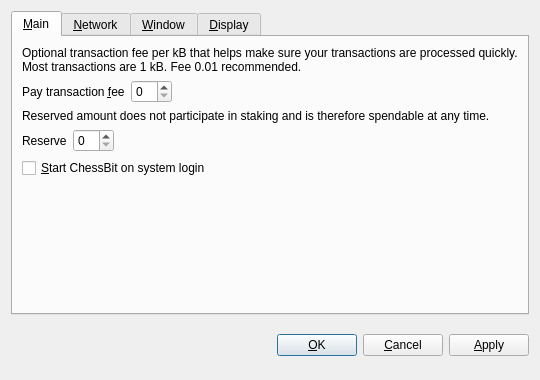
<?xml version="1.0" encoding="UTF-8"?>
<ui version="4.0">
 <class>OptionsDialog</class>
 <widget class="QDialog" name="OptionsDialog">
  <property name="geometry">
   <rect>
    <x>0</x>
    <y>0</y>
    <width>540</width>
    <height>380</height>
   </rect>
  </property>
  <property name="windowTitle">
   <string>Options</string>
  </property>
  <property name="modal">
   <bool>true</bool>
  </property>
  <layout class="QVBoxLayout" name="verticalLayout">
   <item>
    <widget class="QTabWidget" name="tabWidget">
     <property name="tabPosition">
      <enum>QTabWidget::North</enum>
     </property>
     <property name="currentIndex">
      <number>0</number>
     </property>
     <widget class="QWidget" name="tabMain">
      <attribute name="title">
       <string>&amp;Main</string>
      </attribute>
      <layout class="QVBoxLayout" name="verticalLayout_Main">
       <item>
        <widget class="QLabel" name="transactionFeeInfoLabel">
         <property name="text">
          <string>Optional transaction fee per kB that helps make sure your transactions are processed quickly. Most transactions are 1 kB. Fee 0.01 recommended.</string>
         </property>
         <property name="textFormat">
          <enum>Qt::PlainText</enum>
         </property>
         <property name="wordWrap">
          <bool>true</bool>
         </property>
        </widget>
       </item>
       <item>
        <layout class="QHBoxLayout" name="horizontalLayoutFee">
         <item>
          <widget class="QLabel" name="transactionFeeLabel">
           <property name="text">
            <string>Pay transaction &amp;fee</string>
           </property>
           <property name="textFormat">
            <enum>Qt::PlainText</enum>
           </property>
           <property name="buddy">
            <cstring>transactionFee</cstring>
           </property>
          </widget>
         </item>
         <item>
          <widget class="BitcoinAmountField" name="transactionFee"/>
         </item>
         <item>
          <spacer name="horizontalSpacerFee">
           <property name="orientation">
            <enum>Qt::Horizontal</enum>
           </property>
           <property name="sizeHint" stdset="0">
            <size>
             <width>40</width>
             <height>20</height>
            </size>
           </property>
          </spacer>
         </item>
        </layout>
       </item>
       <item>
        <widget class="QLabel" name="reserveBalanceInfoLabel">
         <property name="text">
          <string>Reserved amount does not participate in staking and is therefore spendable at any time.</string>
         </property>
         <property name="textFormat">
          <enum>Qt::PlainText</enum>
         </property>
         <property name="wordWrap">
          <bool>true</bool>
         </property>
        </widget>
       </item>
       <item>
        <layout class="QHBoxLayout" name="horizontalLayoutReserveBalance">
         <item>
          <widget class="QLabel" name="reserveBalanceLabel">
           <property name="text">
            <string>Reserve</string>
           </property>
           <property name="textFormat">
            <enum>Qt::PlainText</enum>
           </property>
           <property name="buddy">
            <cstring>reserveBalance</cstring>
           </property>
          </widget>
         </item>
         <item>
          <widget class="BitcoinAmountField" name="reserveBalance"/>
         </item>
         <item>
          <spacer name="horizontalSpacerReserveBalance">
           <property name="orientation">
            <enum>Qt::Horizontal</enum>
           </property>
           <property name="sizeHint" stdset="0">
            <size>
             <width>40</width>
             <height>20</height>
            </size>
           </property>
          </spacer>
         </item>
        </layout>
       </item>
       <item>
        <widget class="QCheckBox" name="bitcoinAtStartup">
         <property name="toolTip">
          <string>Automatically start ChessBit after logging in to the system.</string>
         </property>
         <property name="text">
          <string>&amp;Start ChessBit on system login</string>
         </property>
        </widget>
       </item>
       <item>
        <spacer name="verticalSpacer_Main">
         <property name="orientation">
          <enum>Qt::Vertical</enum>
         </property>
         <property name="sizeHint" stdset="0">
          <size>
           <width>20</width>
           <height>40</height>
          </size>
         </property>
        </spacer>
       </item>
      </layout>
     </widget>
     <widget class="QWidget" name="tabNetwork">
      <attribute name="title">
       <string>&amp;Network</string>
      </attribute>
      <layout class="QVBoxLayout" name="verticalLayout_Network">
       <item>
        <widget class="QCheckBox" name="mapPortUpnp">
         <property name="toolTip">
          <string>Automatically open the ChessBit client port on the router. This only works when your router supports UPnP and it is enabled.</string>
         </property>
         <property name="text">
          <string>Map port using &amp;UPnP</string>
         </property>
        </widget>
       </item>
       <item>
        <widget class="QCheckBox" name="connectSocks">
         <property name="toolTip">
          <string>Connect to the ChessBit network through a SOCKS proxy (e.g. when connecting through Tor).</string>
         </property>
         <property name="text">
          <string>&amp;Connect through SOCKS proxy:</string>
         </property>
        </widget>
       </item>
       <item>
        <layout class="QHBoxLayout" name="horizontalLayout_Network">
         <item>
          <widget class="QLabel" name="proxyIpLabel">
           <property name="text">
            <string>Proxy &amp;IP:</string>
           </property>
           <property name="textFormat">
            <enum>Qt::PlainText</enum>
           </property>
           <property name="buddy">
            <cstring>proxyIp</cstring>
           </property>
          </widget>
         </item>
         <item>
          <widget class="QValidatedLineEdit" name="proxyIp">
           <property name="maximumSize">
            <size>
             <width>140</width>
             <height>16777215</height>
            </size>
           </property>
           <property name="toolTip">
            <string>IP address of the proxy (e.g. 127.0.0.1)</string>
           </property>
          </widget>
         </item>
         <item>
          <widget class="QLabel" name="proxyPortLabel">
           <property name="text">
            <string>&amp;Port:</string>
           </property>
           <property name="textFormat">
            <enum>Qt::PlainText</enum>
           </property>
           <property name="buddy">
            <cstring>proxyPort</cstring>
           </property>
          </widget>
         </item>
         <item>
          <widget class="QLineEdit" name="proxyPort">
           <property name="maximumSize">
            <size>
             <width>55</width>
             <height>16777215</height>
            </size>
           </property>
           <property name="toolTip">
            <string>Port of the proxy (e.g. 9050)</string>
           </property>
          </widget>
         </item>
         <item>
          <widget class="QLabel" name="socksVersionLabel">
           <property name="text">
            <string>SOCKS &amp;Version:</string>
           </property>
           <property name="textFormat">
            <enum>Qt::PlainText</enum>
           </property>
           <property name="buddy">
            <cstring>socksVersion</cstring>
           </property>
          </widget>
         </item>
         <item>
          <widget class="QValueComboBox" name="socksVersion">
           <property name="toolTip">
            <string>SOCKS version of the proxy (e.g. 5)</string>
           </property>
          </widget>
         </item>
         <item>
          <spacer name="horizontalSpacer_Network">
           <property name="orientation">
            <enum>Qt::Horizontal</enum>
           </property>
           <property name="sizeHint" stdset="0">
            <size>
             <width>40</width>
             <height>20</height>
            </size>
           </property>
          </spacer>
         </item>
        </layout>
       </item>
       <item>
        <spacer name="verticalSpacer_Network">
         <property name="orientation">
          <enum>Qt::Vertical</enum>
         </property>
         <property name="sizeHint" stdset="0">
          <size>
           <width>20</width>
           <height>40</height>
          </size>
         </property>
        </spacer>
       </item>
      </layout>
     </widget>
     <widget class="QWidget" name="tabWindow">
      <attribute name="title">
       <string>&amp;Window</string>
      </attribute>
      <layout class="QVBoxLayout" name="verticalLayout_Window">
       <item>
        <widget class="QCheckBox" name="minimizeToTray">
         <property name="toolTip">
          <string>Show only a tray icon after minimizing the window.</string>
         </property>
         <property name="text">
          <string>&amp;Minimize to the tray instead of the taskbar</string>
         </property>
        </widget>
       </item>
       <item>
        <widget class="QCheckBox" name="minimizeOnClose">
         <property name="toolTip">
          <string>Minimize instead of exit the application when the window is closed. When this option is enabled, the application will be closed only after selecting Quit in the menu.</string>
         </property>
         <property name="text">
          <string>M&amp;inimize on close</string>
         </property>
        </widget>
       </item>
       <item>
        <spacer name="verticalSpacer_Window">
         <property name="orientation">
          <enum>Qt::Vertical</enum>
         </property>
         <property name="sizeHint" stdset="0">
          <size>
           <width>20</width>
           <height>40</height>
          </size>
         </property>
        </spacer>
       </item>
      </layout>
     </widget>
     <widget class="QWidget" name="tabDisplay">
      <attribute name="title">
       <string>&amp;Display</string>
      </attribute>
      <layout class="QVBoxLayout" name="verticalLayout_Display">
       <item>
        <layout class="QHBoxLayout" name="horizontalLayout_1_Display">
         <item>
          <widget class="QLabel" name="langLabel">
           <property name="text">
            <string>User Interface &amp;language:</string>
           </property>
           <property name="textFormat">
            <enum>Qt::PlainText</enum>
           </property>
           <property name="buddy">
            <cstring>lang</cstring>
           </property>
          </widget>
         </item>
         <item>
          <widget class="QValueComboBox" name="lang">
           <property name="toolTip">
            <string>The user interface language can be set here. This setting will take effect after restarting ChessBit.</string>
           </property>
          </widget>
         </item>
        </layout>
       </item>
       <item>
        <layout class="QHBoxLayout" name="horizontalLayout_2_Display">
         <item>
          <widget class="QLabel" name="unitLabel">
           <property name="text">
            <string>&amp;Unit to show amounts in:</string>
           </property>
           <property name="textFormat">
            <enum>Qt::PlainText</enum>
           </property>
           <property name="buddy">
            <cstring>unit</cstring>
           </property>
          </widget>
         </item>
         <item>
          <widget class="QValueComboBox" name="unit">
           <property name="toolTip">
            <string>Choose the default subdivision unit to show in the interface and when sending coins.</string>
           </property>
          </widget>
         </item>
        </layout>
       </item>
       <item>
        <widget class="QCheckBox" name="displayAddresses">
         <property name="toolTip">
          <string>Whether to show ChessBit addresses in the transaction list or not.</string>
         </property>
         <property name="text">
          <string>&amp;Display addresses in transaction list</string>
         </property>
        </widget>
       </item>
       <item>
        <widget class="QCheckBox" name="coinControlFeatures">
         <property name="toolTip">
          <string>Whether to show coin control features or not.</string>
         </property>
         <property name="text">
          <string>Display coin &amp;control features (experts only!)</string>
         </property>
        </widget>
       </item>
       <item>
        <spacer name="verticalSpacer_Display">
         <property name="orientation">
          <enum>Qt::Vertical</enum>
         </property>
         <property name="sizeHint" stdset="0">
          <size>
           <width>20</width>
           <height>40</height>
          </size>
         </property>
        </spacer>
       </item>
      </layout>
     </widget>
    </widget>
   </item>
   <item>
    <layout class="QHBoxLayout" name="horizontalLayout_Buttons">
     <item>
      <spacer name="horizontalSpacer_1">
       <property name="orientation">
        <enum>Qt::Horizontal</enum>
       </property>
       <property name="sizeHint" stdset="0">
        <size>
         <width>40</width>
         <height>48</height>
        </size>
       </property>
      </spacer>
     </item>
     <item>
      <widget class="QLabel" name="statusLabel">
       <property name="font">
        <font>
         <weight>75</weight>
         <bold>true</bold>
        </font>
       </property>
       <property name="text">
        <string/>
       </property>
       <property name="textFormat">
        <enum>Qt::PlainText</enum>
       </property>
       <property name="wordWrap">
        <bool>true</bool>
       </property>
      </widget>
     </item>
     <item>
      <spacer name="horizontalSpacer_2">
       <property name="orientation">
        <enum>Qt::Horizontal</enum>
       </property>
       <property name="sizeHint" stdset="0">
        <size>
         <width>40</width>
         <height>48</height>
        </size>
       </property>
      </spacer>
     </item>
     <item>
      <widget class="QPushButton" name="okButton">
       <property name="text">
        <string>&amp;OK</string>
       </property>
      </widget>
     </item>
     <item>
      <widget class="QPushButton" name="cancelButton">
       <property name="text">
        <string>&amp;Cancel</string>
       </property>
       <property name="autoDefault">
        <bool>false</bool>
       </property>
      </widget>
     </item>
     <item>
      <widget class="QPushButton" name="applyButton">
       <property name="text">
        <string>&amp;Apply</string>
       </property>
       <property name="autoDefault">
        <bool>false</bool>
       </property>
      </widget>
     </item>
    </layout>
   </item>
  </layout>
 </widget>
 <customwidgets>
  <customwidget>
   <class>BitcoinAmountField</class>
   <extends>QSpinBox</extends>
   <header>bitcoinamountfield.h</header>
  </customwidget>
  <customwidget>
   <class>QValueComboBox</class>
   <extends>QComboBox</extends>
   <header>qvaluecombobox.h</header>
  </customwidget>
  <customwidget>
   <class>QValidatedLineEdit</class>
   <extends>QLineEdit</extends>
   <header>qvalidatedlineedit.h</header>
  </customwidget>
 </customwidgets>
 <resources/>
 <connections/>
</ui>
